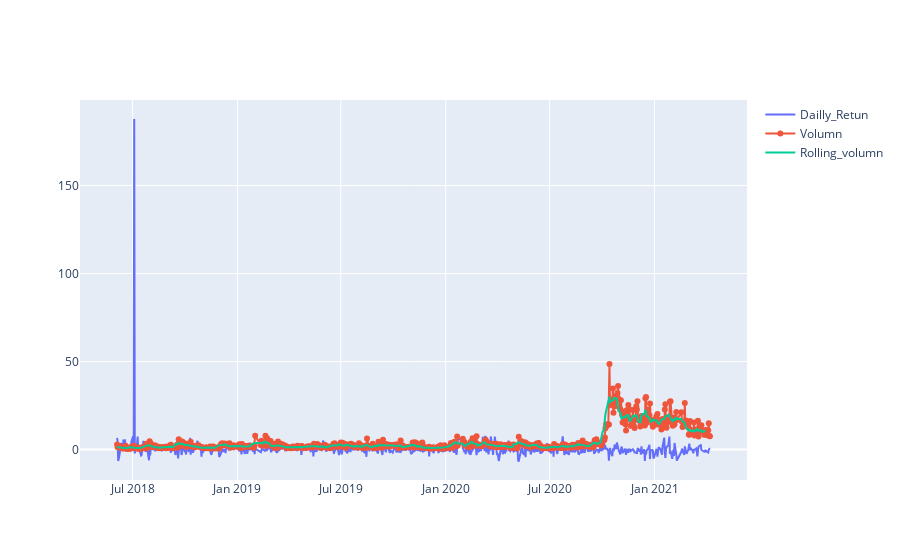

Notebook cell for this chart:
### Code cell
df['Volumn'] = df['<Volume>']/1000000
Volumnshort_rolling = df['Volumn'].rolling(window=7).mean()

fig = go.Figure()
fig.add_trace(go.Scatter(x=df.datetime, y=df['Daily_return'], 
                        mode='lines', name='Dailly_Retun'))
fig.add_trace(go.Scatter(x=df.datetime, y=df['Volumn'], 
                        mode='lines+markers', name='Volumn'))

fig.add_trace(go.Scatter(x=df.datetime, y=Volumnshort_rolling, 
                        mode='lines', name='Rolling_volumn'))

### Figure 1 — Plotly figure (JSON) as saved in the notebook; plotly's stock layout.template omitted (floating-point values rounded to 4 significant figures; data arrays with more than 128 entries replaced by an {"elided": "..."} marker saying what was removed)
{"data": [{"mode": "lines", "name": "Dailly_Retun", "type": "scatter", "x": {"elided": "715 str values"}, "y": {"elided": "715 float values"}}, {"mode": "lines+markers", "name": "Volumn", "type": "scatter", "x": {"elided": "715 str values"}, "y": {"elided": "715 float values"}}, {"mode": "lines", "name": "Rolling_volumn", "type": "scatter", "x": {"elided": "715 str values"}, "y": {"elided": "715 float values"}}], "layout": {}}
